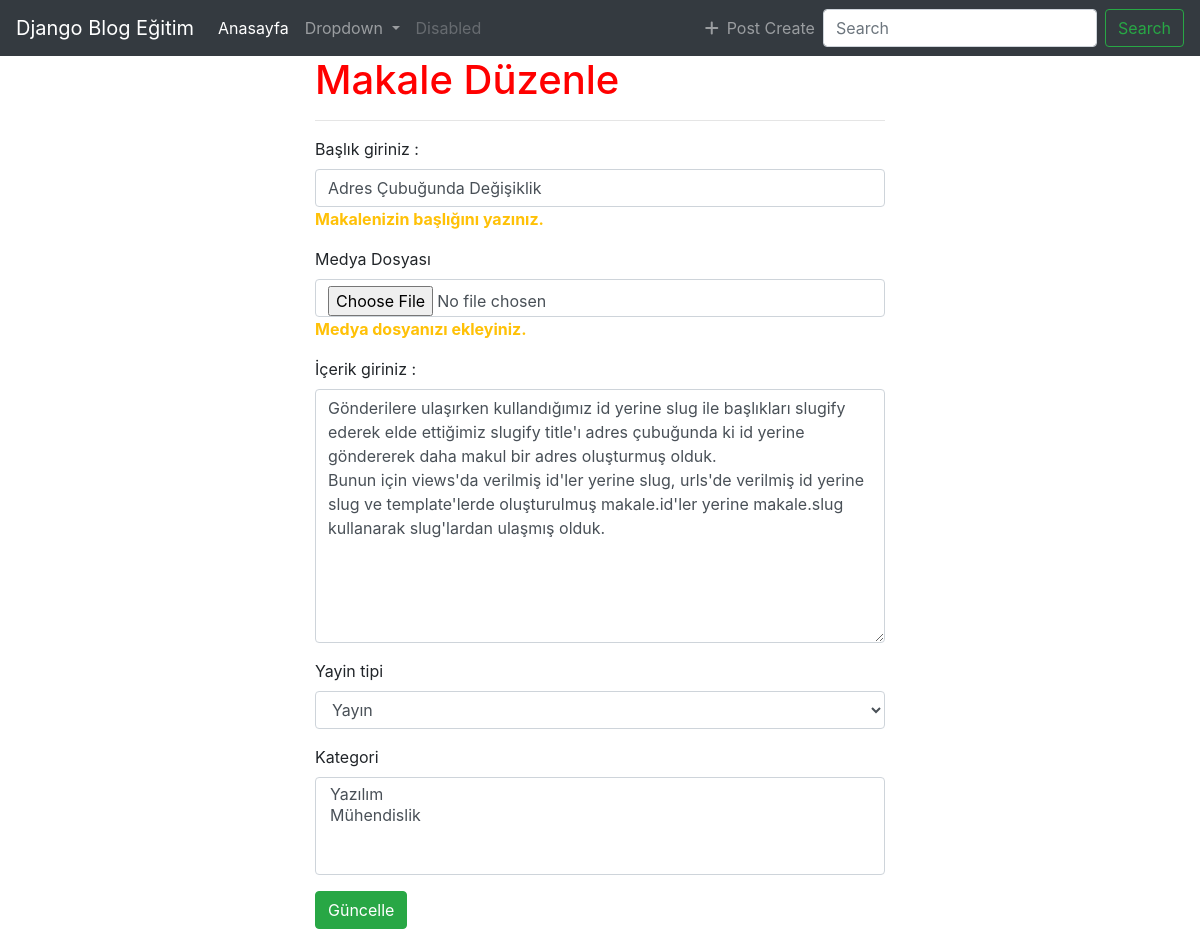
The app's page /posts/update/adres-cubugunda-degisiklik/ with its own data.
### blog/models.py (models this page shows, shortened)
class makale(models.Model):
    PUBLISH_CHOICE = (('hepsi', 'Hepsi'), ('yayin', 'Yayın'), ('taslak', 'Taslak'))
    title = models.CharField(max_length=50, verbose_name="Başlık giriniz :", help_text="Makalenizin başlığını yazınız.", blank=False, null=True)
    file = models.FileField(default='default/default.jpg', verbose_name='Medya Dosyası', upload_to=upload_to, null=True, help_text='Medya dosyanızı ekleyiniz.', blank=True)
    content = RichTextField(max_length=5000, verbose_name="İçerik giriniz :", help_text="Makalenizin içeriğini yazınız.", blank=False, null=True)
    created_date = models.DateField(auto_now_add=True)
    kategori = models.ManyToManyField(to=kategori,blank=True, null=True) #manytomany bağlantısı kurulacak ilişki
    yayin_tipi = models.CharField(choices=PUBLISH_CHOICE, max_length=6, default='yayin')
    slug = models.SlugField(null=True, unique=True, editable=False)
    unique_id = models.CharField(max_length=100, editable=False, null=True)

### blog/views.py (the view)
# urls.py: url(r'^update/(?P<slug>[-\w]+)/$', post_update, name='update'),
def post_update(request, slug):
    article = get_object_or_404(makale, slug=slug)
    form = BlogForm(instance=article, data=request.POST or None, files=request.FILES or None) #BlogForm'unda ki makale.id'sine ait bilgileri getiriyor
    if form.is_valid():
        form.save() #formu kaydeder
        messages.success(request, 'Makaleniz başarılı bir şekilde güncellendi.', extra_tags='info')
        return HttpResponseRedirect(article.get_absolute_url()) #kaydedilmiş makaleye geri dönüş sağlarız
    return render(request, 'blog/post-update.html', context={'form': form, 'article': article})

### blog/forms.py (shortened to what this page needs)
class BlogForm(forms.ModelForm):
    class Meta:
        model = makale
        fields = ['title', 'file', 'content', 'yayin_tipi', 'kategori']
    def __init__(self, *args, **kwargs):
        super(BlogForm, self).__init__(*args, **kwargs)
        for field in self.fields:
            self.fields[field].widget.attrs = {'class': 'form-control'} #fieldlara class olarak form-control atandı
        self.fields['content'].widget.attrs['rows'] = 10 #fieldlardan content'in rowuna 10 verildi

### blog/models.py (called while the page is built)
    def __str__(self):
        return self.isim

### templates/blog/post-update.html (shortened to what this page needs)
{% extends 'base.html' %}
{% block content %}
    <div class="row">
        <div class="col-lg-6 offset-lg-3">
            <h1>Makale Düzenle</h1>
            <hr>
            <form action="{% url 'update' article.slug %}" enctype="multipart/form-data" method="post">
                {% include 'forms/form-type.html' %}
                <div class="form-group">
                    <div class="row">
                        <div class="col-lg-12">
                            <input type="submit" value="Güncelle" class="btn btn-success">
                        </div>
                    </div>
                </div>
            </form>
        </div>
    </div>
{% endblock %}

### templates/forms/form-type.html (shortened to what this page needs)
{% for field in form %}
<div class="form-group">
    <div class="row">
        <div class="col-lg-12">
            <label class="control-label"> {{ field.label }} </label>
            {{ field }}
            {% if field.errors %}
            {% for error in field.errors %}
            <span class="text-danger"><b>{{ error }}</b></span>
            {% endfor %}
            {% else %}
            {% if field.help_text %}
            <span class="text-warning"><b>{{ field.help_text }}</b></span>
            {% endif %}
            {% endif %}
        </div>
    </div>
</div>
{% endfor %}

### static-root/css/base.css (style rules this page uses)
h1 { color: red; }

### records on screen
makale: form "Adres Çubuğunda Değişiklik" "Gönderilere ulaşırken kullandığımız id yerine slug ile başlıkları slugify ederek elde ettiğimiz slugify title'ı adres çubuğunda ki id yerine göndererek daha makul bir adres oluşturmuş olduk. Bunun için views'da verilmiş id'ler yerine slug, urls'de verilmiş id yerine slug ve template'lerde oluşturulmuş makale.id'ler yerine makale.slug kullanarak slug'lardan ulaşmış olduk." "Yayın"

### other values on screen
{{ field.label }} "Başlık giriniz :" "Medya Dosyası" "İçerik giriniz :" "Yayin tipi" "Kategori"
{{ field.help_text }} "Makalenizin başlığını yazınız." "Medya dosyanızı ekleyiniz."
